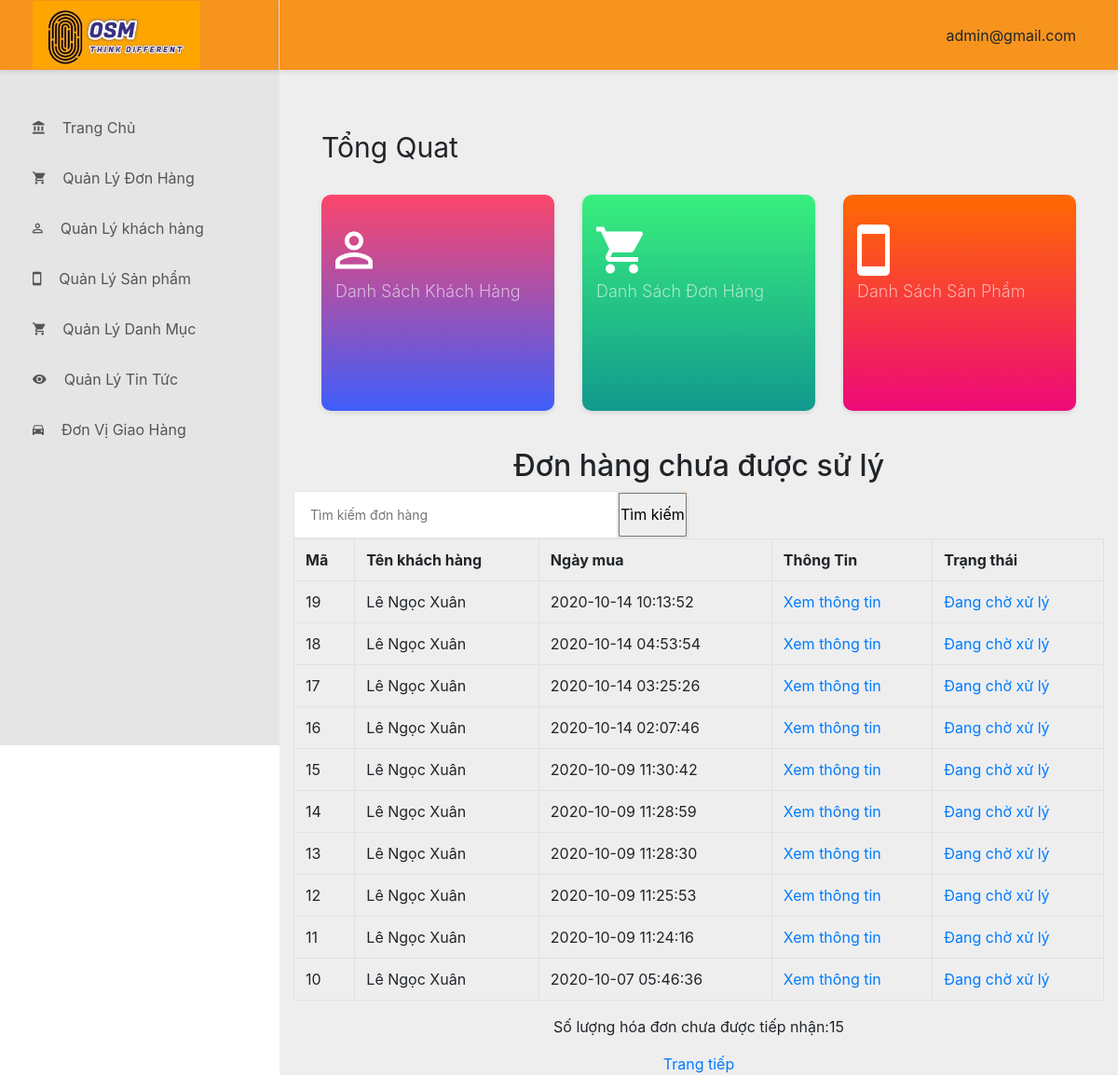
The page /admin/views/home_page.php (signed in) on the database its author committed.
### tables this page shows
CREATE TABLE `transaction` (
  `id` int(11) NOT NULL,
  `name` varchar(255) DEFAULT NULL,
  `address` varchar(255) DEFAULT NULL,
  `phone` varchar(50) DEFAULT NULL,
  `amount` float DEFAULT NULL,
  `email` varchar(50) NOT NULL,
  `message` varchar(200) DEFAULT NULL,
  `payment` varchar(100) NOT NULL,
  `shipping` varchar(200) NOT NULL,
  `active` tinyint(5) DEFAULT '0',
  `created_at` timestamp NULL DEFAULT CURRENT_TIMESTAMP,
  `product_id` int(11) DEFAULT NULL,
  `status` tinyint(4) DEFAULT NULL,
  `user_id` int(11) DEFAULT NULL
);

### admin/views/home_page.php (the view, shortened to what this page needs)
<?php
include '../teamplate/head.php';
?>
<?php
include '../teamplate/header.php';
?>
<div class="page-container">
    <div class="main-content">
        <div class="section__content section__content--p30">
            <div class="container-fluid">
                <div class="row">
                    <div class="col-md-12">
                        <div class="overview-wrap">
                            <h2 class="title-1">Tổng quat</h2>
                        </div>
                    </div>
                </div>
                <div class="row m-t-25">
                    <div class="col-sm-6 col-lg-4">
                        <a href="../views/Customer/list_customer.php">
                            <div class="overview-item overview-item--c1">
                                <div class="overview__inner">
                                    <div class="overview-box clearfix">
                                        <div class="icon">
                                            <i class="zmdi zmdi-account-o"></i>
                                        </div>
                                        <div class="text">
                                            <span>Danh Sách Khách Hàng</span>
                                        </div>
                                    </div>
                                    <div class="overview-chart">
                                    </div>
                                </div>
                            </div>
                        </a>
                    </div>
                    <div class="col-sm-6 col-lg-4">
                        <a href="../views/Order/list_order.php">
                            <div class="overview-item overview-item--c2">
                                <div class="overview__inner">
                                    <div class="overview-box clearfix">
                                        <div class="icon">
                                            <i class="zmdi zmdi-shopping-cart"></i>
                                        </div>
                                        <div class="text">
                                            <span>Danh Sách Đơn Hàng</span>
                                        </div>
                                    </div>
                                    <div class="overview-chart">
                                    </div>
                                </div>
                            </div>
                        </a>
                    </div>
                    <div class="col-sm-6 col-lg-4">
                        <a href="../views/Product/list_of_products.php">
                            <div class="overview-item overview-item--c3">
                                <div class="overview-box clearfix">
                                    <div class="icon">
                                        <i class="zmdi zmdi-smartphone"></i>
                                    </div>
                                    <div class="text">
                                        <span>Danh Sách Sản Phẩm</span>
                                    </div>
                                </div>
                                <div class="overview-chart">
                                </div>
                            </div>
                    </div></a>
                </div>
            </div>
        </div>
        <div class="page-container col-12">
                        <h2 class="text-center">Đơn hàng chưa được sử lý</h2>
                        <form class="form-header" action="" id="product-search" method="GET">
                            <input class="au-input au-input--xl" type="text" name="search"
                                placeholder="Tìm kiếm đơn hàng" />
                            <button class="au-btn--submit" type="submit">
                                <input class="form-header" type="submit" value="Tìm kiếm">
                            </button>
                        </form>
                        <?php
		try {
            require('../../lib/mysqli_connect.php');
			$page_rows = 10;
			$search = $_GET["search"];
			if ((isset($_GET['p']) && is_numeric($_GET['p']))) {
				$pages = htmlspecialchars($_GET['p'], ENT_QUOTES);
			} else {
				$query = "SELECT COUNT(id) FROM transaction";
				$result = $conn->query($query);
				$row = $result->fetch_array(MYSQLI_NUM);
				$records = htmlspecialchars($row[0], ENT_QUOTES);
				if ($records > $page_rows) {
					$pages = ceil($records / $page_rows);
				} else {
					$pages = 1;
				}
			}
			if ((isset($_GET['s'])) && (is_numeric($_GET['s']))) {
				$start = htmlspecialchars($_GET['s'], ENT_QUOTES);
			} else {
				$start = 0;
			}
			$query = "SELECT id, name, created_at ,status  FROM transaction  where  id LIKE '%". $search ."%'  and name LIKE '%". $search ."%'  and created_at LIKE '%". $search ."%' and status = 0 ORDER BY id DESC ";
			$query .= " LIMIT ?,?";
			$stmt = $conn->stmt_init();
			$stmt->prepare($query);
			$stmt->bind_param("ii", $start, $page_rows);
			$stmt->execute();
			$result = $stmt->get_result();
			if ($result) {
				echo '<table class="table table-bordered ">
						<tr>
						<th scope="col">Mã</th>
						<th scope="col">Tên khách hàng</th>
                        <th scope="col">Ngày mua </th>
						<th scope="col">Thông Tin </th>
						<th scope="col">Trạng thái </th>
                        	</tr>';
				while ($row = $result->fetch_array(MYSQLI_ASSOC)) {
					$id = htmlspecialchars($row['id'], ENT_QUOTES);
					$name = htmlspecialchars($row['name'], ENT_QUOTES);
					$status = htmlspecialchars($row['status'], ENT_QUOTES);
					$created_at = htmlspecialchars($row['created_at'], ENT_QUOTES);
					echo '<tr>
							<td>' . $id . '</td>
                            <td>' . $name . '</td>
							<td>' . $created_at .' </td>
							<td><a href="../views/Order/order_information.php?id=' . $id . '">Xem thông tin </a></td>
							<td><a href="../views/Order/edit_order.php?id=' . $id . '">';
							if ($status == 0) {
								echo'Đang chờ xử lý';
							}
							else{
								echo'Đã được tiếp nhận ';
							}
							echo '</a></td>
							';
							echo '</tr>';
				}
				echo '</table>';
			} else {
				echo '<p class="text-center">The current db_user could not be retrieved.</p>';
				exit;
			}
			$query = "SELECT id, name, created_at ,status  FROM transaction  where  id LIKE '%". $search ."%'  and name LIKE '%". $search ."%'  and created_at LIKE '%". $search ."%' and status = 0 ORDER BY id DESC ";
			$result = $conn->query($query);
			$nav_string = "<p class='text-center'>Số lượng hóa đơn chưa được tiếp nhận:". $result->num_rows ."</p>";
			$nav_string .= "<p class='text-center'>";
			if ($pages > 1) {
				$current_page = ($start / $page_rows) + 1;
				if ($current_page != $pages) {
					$nav_string .= ' <a href="../views/home_page.php?s=' . ($start + $page_rows) .
						'&p=' . $pages . '">Trang tiếp</a> ';
				}
				$nav_string .= '</p>';
				echo $nav_string;
			}
		} catch (Exception $e) {
			print "An Exception occurred. Message: " . $e->getMessage();
		}
		?>
                    </div>
                </div>
            </div>

### rows shown on the page
transaction: id "19", name "Lê Ngọc Xuân", created_at "2020-10-14 10:13:52", status "Đang chờ xử lý"
transaction: id "18", name "Lê Ngọc Xuân", created_at "2020-10-14 04:53:54", status "Đang chờ xử lý"
transaction: id "17", name "Lê Ngọc Xuân", created_at "2020-10-14 03:25:26", status "Đang chờ xử lý"
transaction: id "16", name "Lê Ngọc Xuân", created_at "2020-10-14 02:07:46", status "Đang chờ xử lý"
transaction: id "15", name "Lê Ngọc Xuân", created_at "2020-10-09 11:30:42", status "Đang chờ xử lý"
transaction: id "14", name "Lê Ngọc Xuân", created_at "2020-10-09 11:28:59", status "Đang chờ xử lý"
transaction: id "13", name "Lê Ngọc Xuân", created_at "2020-10-09 11:28:30", status "Đang chờ xử lý"
transaction: id "12", name "Lê Ngọc Xuân", created_at "2020-10-09 11:25:53", status "Đang chờ xử lý"
transaction: id "11", name "Lê Ngọc Xuân", created_at "2020-10-09 11:24:16", status "Đang chờ xử lý"
transaction: id "10", name "Lê Ngọc Xuân", created_at "2020-10-07 05:46:36", status "Đang chờ xử lý"

### other values the page prints
$_SESSION["admin"] "admin@gmail.com"
